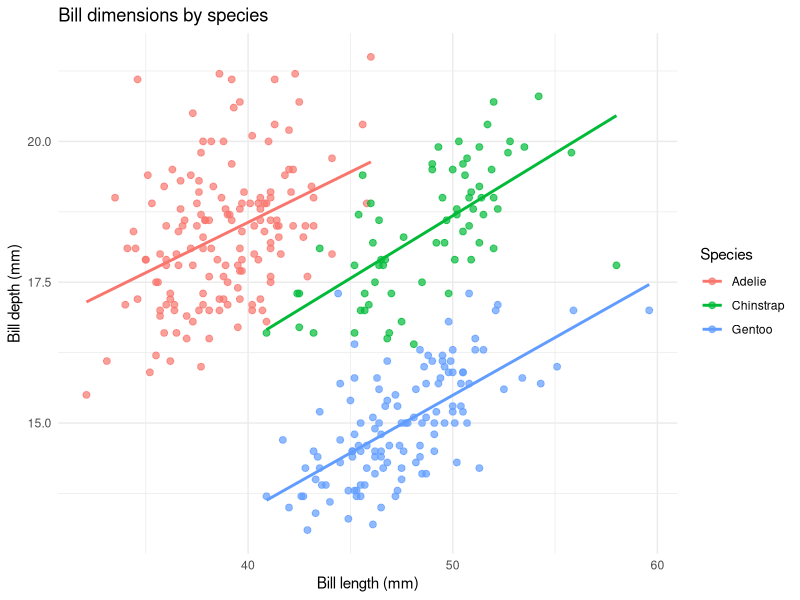
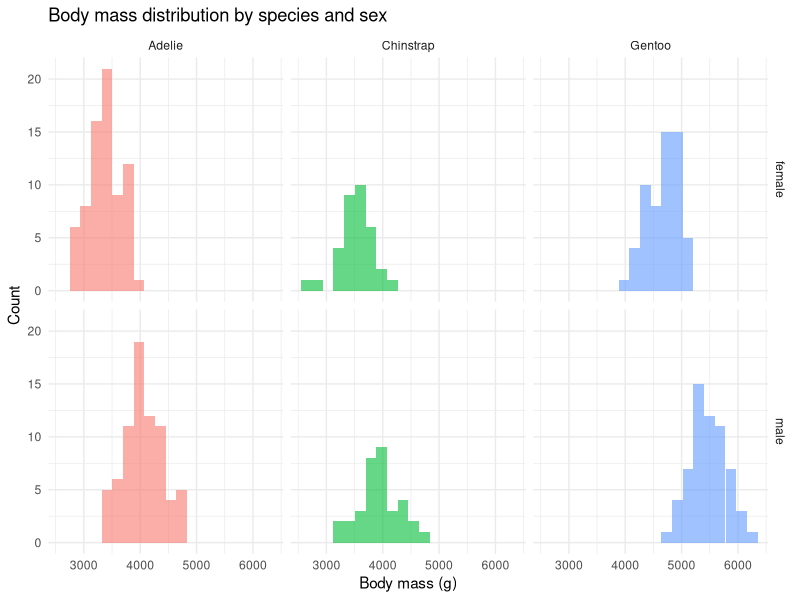
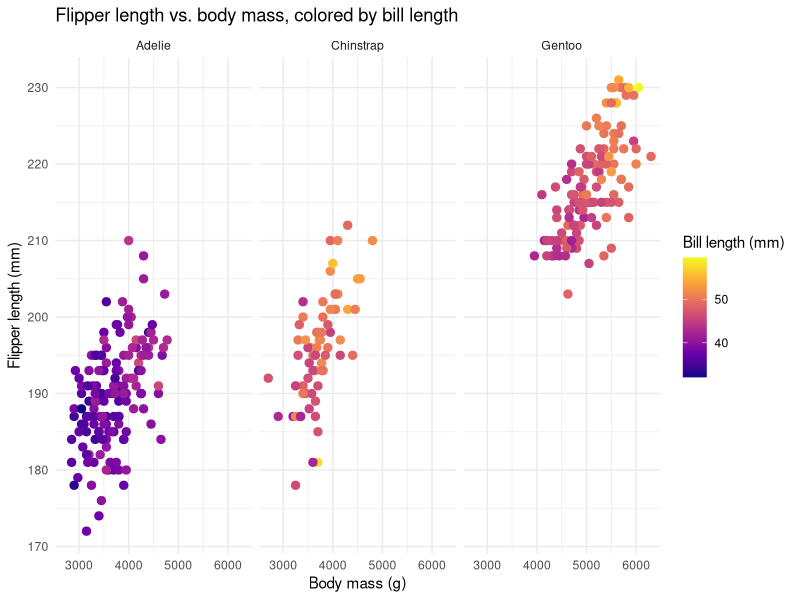
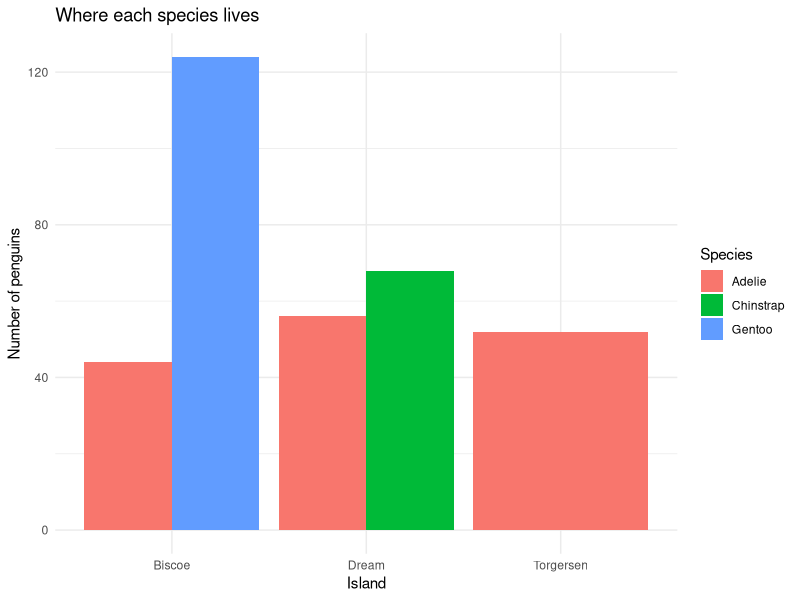

The R source for these figures, in order:
## ---- chunk 1
library(tidyverse)
library(palmerpenguins)
## ---- chunk 2
glimpse(penguins)
## ---- chunk 3
ggplot(penguins, aes(x = bill_length_mm, y = bill_depth_mm, color = species)) +
  geom_point(size = 2, alpha = 0.7, na.rm = TRUE) +
  geom_smooth(method = "lm", se = FALSE, na.rm = TRUE) +
  labs(
    x = "Bill length (mm)",
    y = "Bill depth (mm)",
    title = "Bill dimensions by species",
    color = "Species"
  ) +
  theme_minimal()
## ---- chunk 4
# Your code:

## ---- chunk 5
penguins |>
  filter(!is.na(sex)) |>
  ggplot(aes(x = body_mass_g, fill = species)) +
  geom_histogram(bins = 20, position = "identity", alpha = 0.6) +
  facet_grid(sex ~ species) +
  labs(
    x = "Body mass (g)",
    y = "Count",
    title = "Body mass distribution by species and sex",
    fill = "Species"
  ) +
  theme_minimal() +
  theme(legend.position = "none")
## ---- chunk 6
# Your code:

## ---- chunk 7
ggplot(penguins, aes(x = body_mass_g, y = flipper_length_mm, color = bill_length_mm)) +
  geom_point(size = 2.5, na.rm = TRUE) +
  scale_color_viridis_c(option = "plasma") +
  facet_wrap(~species) +
  labs(
    x = "Body mass (g)",
    y = "Flipper length (mm)",
    title = "Flipper length vs. body mass, colored by bill length",
    color = "Bill length (mm)"
  ) +
  theme_minimal()
## ---- chunk 8
# Your code:

## ---- chunk 9
ggplot(penguins, aes(x = island, fill = species)) +
  geom_bar(position = "dodge") +
  labs(
    x = "Island",
    y = "Number of penguins",
    title = "Where each species lives",
    fill = "Species"
  ) +
  theme_minimal()
## ---- chunk 10
# Your code:
